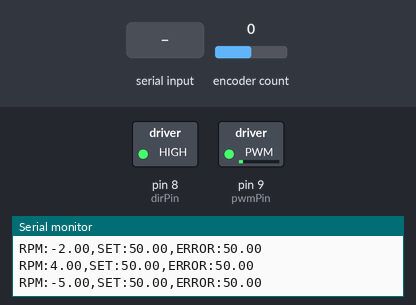
The sketch below on a simulated Arduino Uno, built with avr-gcc and run on an emulated ATmega328P. Parts: switched loads named in the sketch (green lamp = pin HIGH), the last lines printed to the serial monitor. The test bench sets the inputs (shaded band); at power-on: encoder count 0. Random numbers use the default seed unless the sketch sets one.

Above: at 1.2 s.
1.3 s: "SET:\n" received over Serial
At 2.5 s:
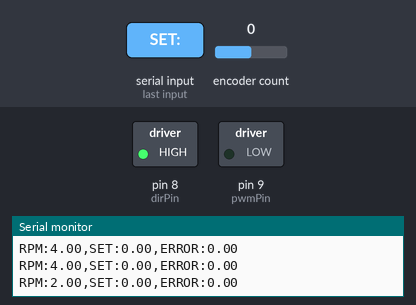
2.9 s: "SET:90\n" received over Serial
At 3.9 s:
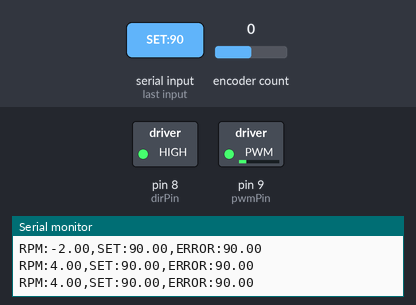
4.4 s: encoder count set to 1
At 5.1 s:
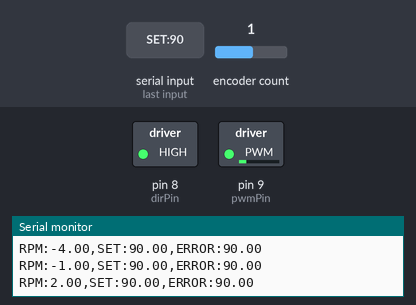
6.0 s: "SET::45\n" received over Serial
At 6.3 s:
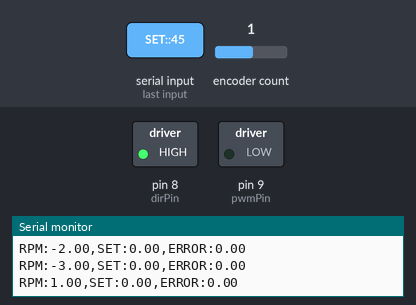
Timing chart, 0 to 8.5 s (numbered marks = the images above; inputs shaded):
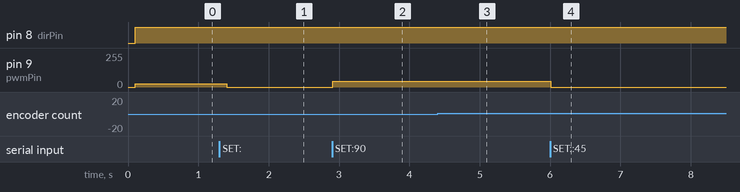

Measured:
- after the input at 1.3 s, pin 9 (pwmPin): 25/255 → 0/255 after 0.10 s
- after the input at 2.9 s, pin 9 (pwmPin): 0/255 → 45/255 at once
- after the input at 4.4 s, pin 9 (pwmPin): 45/255 → 44/255 at once, → 45/255 0.10 s later
- after the input at 6.0 s, pin 9 (pwmPin): 45/255 → 0/255 at once

The sketch:

Program_Arduino.ino
```cpp
#include <Encoder.h>

// Pin motor encoder
const int encoderPinA = 2;
const int encoderPinB = 3;

// Motor pins
const int pwmPin = 9;   // Pin PWM untuk motor
const int dirPin = 8;   // Pin untuk arah motor

// PID variables
float Kp = 0.5;
float Ki = 0.0001;
float Kd = 0;
float setpoint = 50;    // Default RPM
float rpm = 0;          // Actual RPM
float error = 0;
float lastError = 0;
float integral = 0;

// Timer
unsigned long lastTime = 0;

// Encoder object
Encoder motorEncoder(encoderPinA, encoderPinB);

// Variables for RPM calculation
long lastEncoderCount = 0;
const unsigned long interval = 100; // Update interval in ms

void setup() {
  Serial.begin(9600); // Initialize serial communication
  pinMode(pwmPin, OUTPUT);
  pinMode(dirPin, OUTPUT);
  motorEncoder.write(0); // Reset encoder count
}

void loop() {
  unsigned long currentTime = millis();

  // Update motor control every interval milliseconds
  if (currentTime - lastTime >= interval) {
    lastTime = currentTime;

    // Calculate RPM
    long encoderCount = motorEncoder.read();
    long deltaCount = encoderCount - lastEncoderCount;
    lastEncoderCount = encoderCount;
    rpm = (deltaCount * 60.0) / (interval * 11); // Assuming 11 counts per revolution

    // PID control
    error = setpoint - rpm;
    integral += error * (interval / 1000.0);

    // Limit integral (anti-windup)
    integral = constrain(integral, -100, 100);

    float derivative = (error - lastError) / (interval / 1000.0);
    float output = Kp * error + Ki * integral + Kd * derivative;
    lastError = error;

    // Constrain output to PWM range
    output = constrain(output, 0, 255);

    // Drive motor
    analogWrite(pwmPin, output);
    digitalWrite(dirPin, HIGH); // Assume only forward direction

    // Send data to GUI
    float fluctuation = random(-5, 5);  // Add fluctuation for more dynamic data
    Serial.print("RPM:");
    Serial.print(rpm + fluctuation);  // Add fluctuation to the RPM
    Serial.print(",");
    Serial.print("SET:");
    Serial.print(setpoint);
    Serial.print(",");
    Serial.print("ERROR:");
    Serial.println(error);
  }

  // Handle Serial commands for PID and Setpoint
  if (Serial.available()) {
    String command = Serial.readStringUntil('\n');
    processCommand(command);
  }
}

void processCommand(String command) {
  if (command.startsWith("PID:")) {
    // Extract PID values
    int startIdx = command.indexOf(":") + 1;
    String pidValues = command.substring(startIdx);
    int kpIdx = pidValues.indexOf(",");
    int kiIdx = pidValues.indexOf(",", kpIdx + 1);

    if (kpIdx > 0 && kiIdx > kpIdx) {
      Kp = pidValues.substring(0, kpIdx).toFloat();
      Ki = pidValues.substring(kpIdx + 1, kiIdx).toFloat();
      Kd = pidValues.substring(kiIdx + 1).toFloat();
    }
  } else if (command.startsWith("SET:")) {
    int startIdx = command.indexOf(":") + 1;
    setpoint = command.substring(startIdx).toFloat();
  }
}
```
